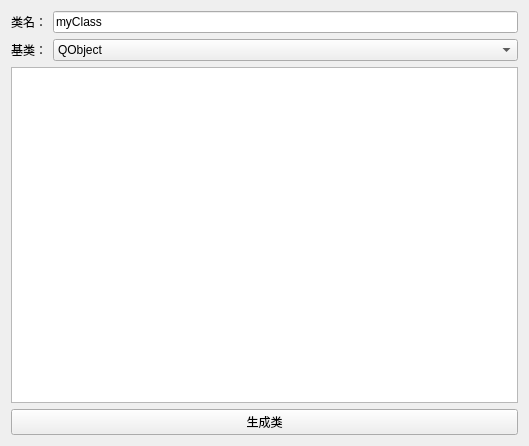
<?xml version="1.0" encoding="UTF-8"?>
<ui version="4.0">
 <class>MainWindow</class>
 <widget class="QMainWindow" name="MainWindow">
  <property name="geometry">
   <rect>
    <x>0</x>
    <y>0</y>
    <width>529</width>
    <height>446</height>
   </rect>
  </property>
  <property name="windowTitle">
   <string>C++类生成器</string>
  </property>
  <widget class="QWidget" name="centralWidget">
   <layout class="QGridLayout" name="gridLayout">
    <item row="0" column="0">
     <widget class="QLabel" name="lbClassName">
      <property name="text">
       <string>类名：</string>
      </property>
     </widget>
    </item>
    <item row="0" column="1">
     <widget class="QLineEdit" name="edtClassName">
      <property name="toolTip">
       <string>要生成的类的类名</string>
      </property>
      <property name="text">
       <string>myClass</string>
      </property>
     </widget>
    </item>
    <item row="1" column="0">
     <widget class="QLabel" name="lbBaseClassName">
      <property name="text">
       <string>基类：</string>
      </property>
     </widget>
    </item>
    <item row="1" column="1">
     <widget class="QComboBox" name="cbxBaseClassName">
      <property name="toolTip">
       <string>选择一个基类</string>
      </property>
      <property name="currentIndex">
       <number>0</number>
      </property>
      <item>
       <property name="text">
        <string>QObject</string>
       </property>
      </item>
     </widget>
    </item>
    <item row="2" column="0" colspan="2">
     <widget class="QTextEdit" name="txtProperties">
      <property name="toolTip">
       <string>&lt;html&gt;&lt;head/&gt;&lt;body&gt;&lt;p&gt;如下所示输入变量声明（注释可以不写）：&lt;/p&gt;&lt;p&gt;unsigned char bDefaltDoorSet;	//开门条件&lt;/p&gt;&lt;p&gt;unsigned char bDefaltSoundSet;	//提示声音&lt;/p&gt;&lt;p&gt;unsigned char bDefaltNetDef;	//网络参数&lt;/p&gt;&lt;p&gt;unsigned char bDefaltXCenter;	//中心连接&lt;/p&gt;&lt;/body&gt;&lt;/html&gt;</string>
      </property>
      <property name="html">
       <string>&lt;!DOCTYPE HTML PUBLIC &quot;-//W3C//DTD HTML 4.0//EN&quot; &quot;http://www.w3.org/TR/REC-html40/strict.dtd&quot;&gt;
&lt;html&gt;&lt;head&gt;&lt;meta name=&quot;qrichtext&quot; content=&quot;1&quot; /&gt;&lt;style type=&quot;text/css&quot;&gt;
p, li { white-space: pre-wrap; }
&lt;/style&gt;&lt;/head&gt;&lt;body style=&quot; font-family:'SimSun'; font-size:9pt; font-weight:400; font-style:normal;&quot;&gt;
&lt;p style=&quot;-qt-paragraph-type:empty; margin-top:0px; margin-bottom:0px; margin-left:0px; margin-right:0px; -qt-block-indent:0; text-indent:0px;&quot;&gt;&lt;br /&gt;&lt;/p&gt;&lt;/body&gt;&lt;/html&gt;</string>
      </property>
     </widget>
    </item>
    <item row="3" column="0" colspan="2">
     <widget class="QPushButton" name="btnGenerate">
      <property name="text">
       <string>生成类</string>
      </property>
     </widget>
    </item>
   </layout>
  </widget>
 </widget>
 <layoutdefault spacing="6" margin="11"/>
 <resources/>
 <connections/>
</ui>
